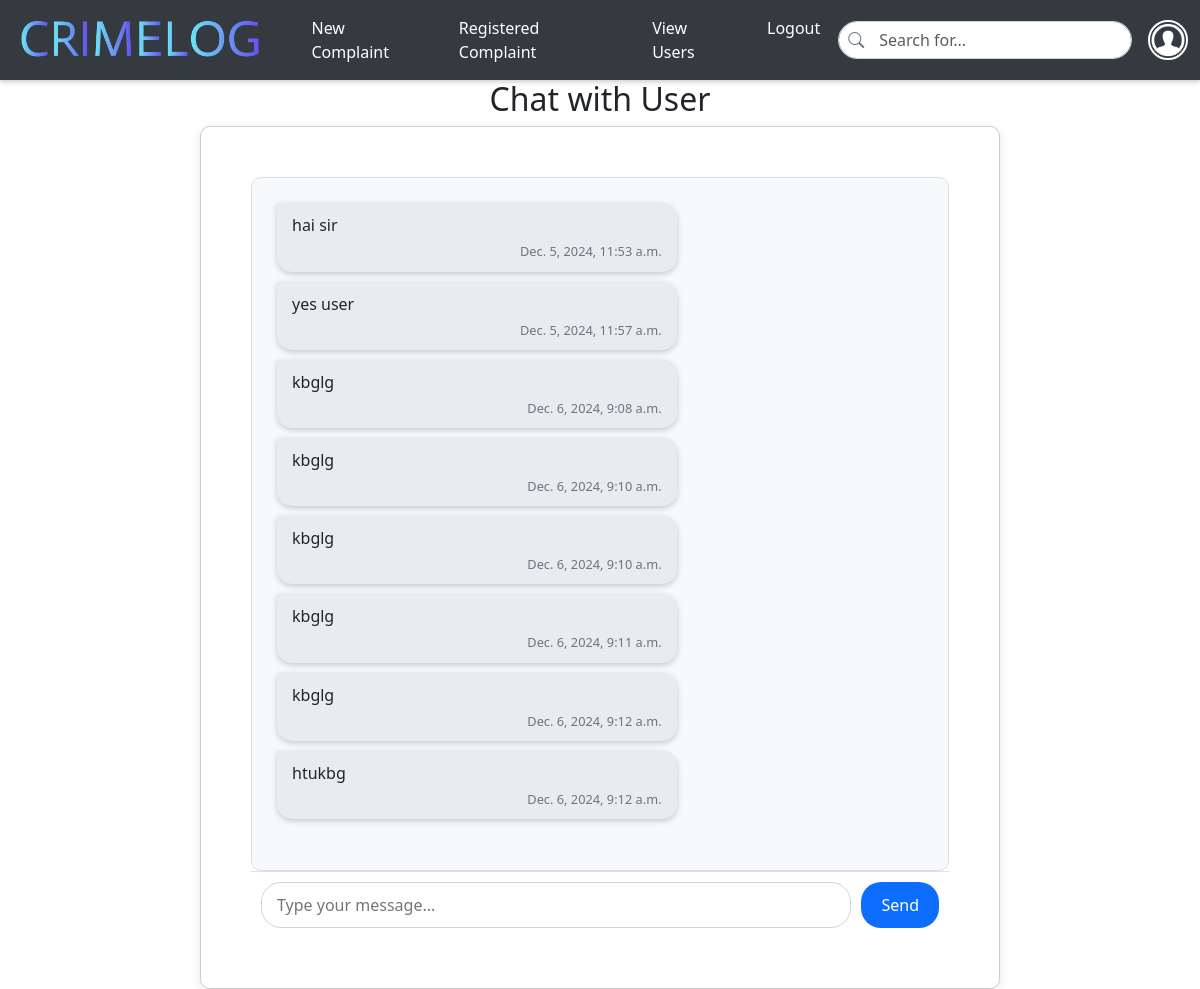
/messagee/ (signed in), run on an earlier commit of the app's database.
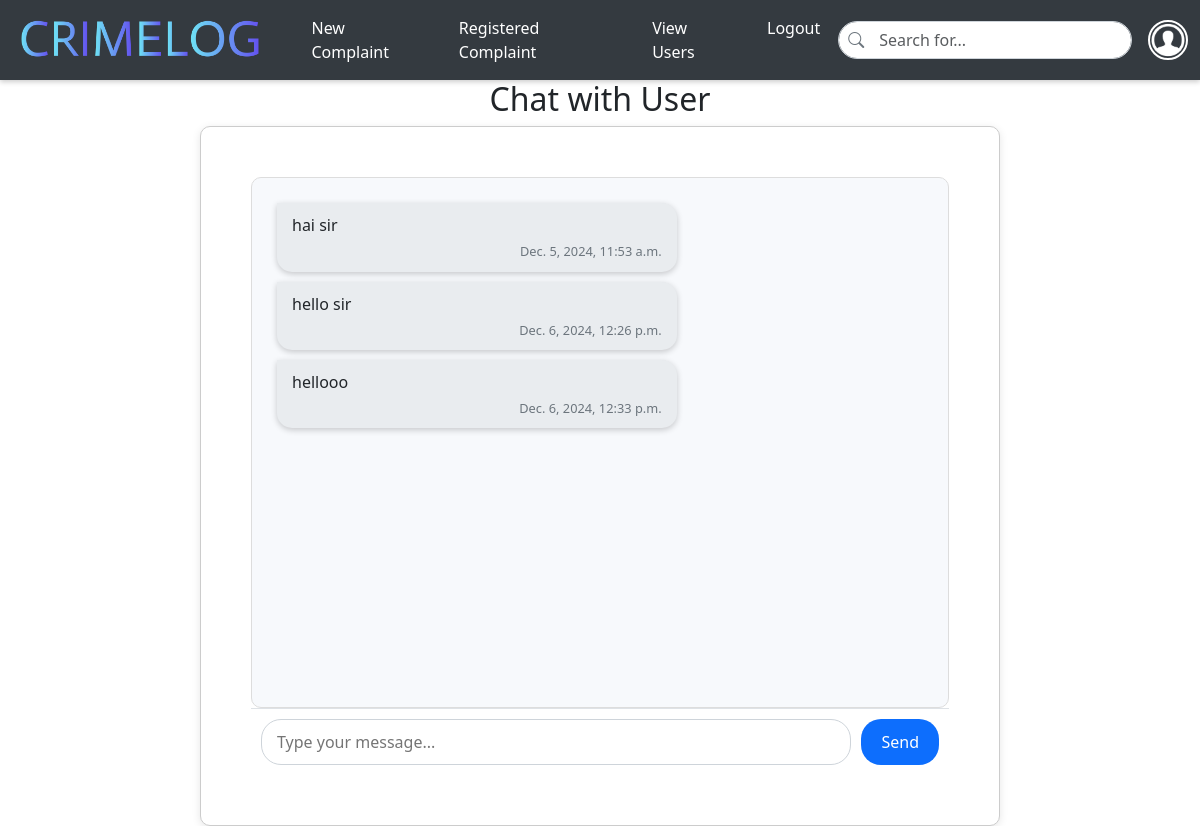
And on a later commit of the database.
### app/models.py (models this page shows, shortened)
class Chat(models.Model):
    police=models.ForeignKey(Police, on_delete=models.CASCADE)
    user=models.ForeignKey(User, on_delete=models.CASCADE)
    content = models.TextField()
    timestamp = models.DateTimeField(auto_now_add=True)
    is_read = models.BooleanField(default=False)

### app/views.py (the view)
# urls.py: path('messagee/', views.messagee, name='messagee'),
def messagee(req):
    if 'police' in req.session:  # Check if the police officer is logged in
        police_email = req.session.get('police')  # Get the police officer's email from the session
        police = Police.objects.get(Email=police_email)  # Retrieve the police object
        data1 = Chat.objects.filter(police=police).order_by('id')
        if req.method == 'POST':
            msg = req.POST.get('content')  # Get the message content
            user_id = req.POST.get('user_id')  # Get the user's ID from the form
            if msg and user_id:
                user = User.objects.get(pk=user_id)  # Retrieve the user object
                Chat.objects.create(police=police, user=user, content=msg)
        return render(req, 'police/messagee.html', {
            'data1': data1,
        })
    else:
        return redirect('login')  # Redirect to login if the police officer is not logged in

### templates/police/messagee.html (shortened to what this page needs)
<!DOCTYPE html>
<html lang="en">
<head>
    <link href="https://cdn.jsdelivr.net/npm/bootstrap@5.3.3/dist/css/bootstrap.min.css" rel="stylesheet">
    <link href="https://cdn.jsdelivr.net/npm/bootstrap-icons/font/bootstrap-icons.css" rel="stylesheet">
</head>
<body>
    <nav id="nav" class="navbar navbar-expand-lg navbar-dark sticky-top">
        <div class="container-fluid">
            <a class="navbar-brand" href="../view_complaints">
                <img id="logo" src="../static/images/logo.png" alt="Logo">
            </a>
            <div class="collapse navbar-collapse" id="mynavbar">
                <ul class="navbar-nav me-auto">
                    <li class="nav-item">
                        <a class="nav-link" href="../view_complaints">New Complaint</a>
                    </li>
                    <li class="nav-item">
                        <a class="nav-link" href="../complainthistory">Registered Complaint</a>
                    </li>
                    <li class="nav-item">
                        <a class="nav-link" href="../viewuser">View Users</a>
                    </li>
                    <li class="nav-item">
                        <a class="nav-link" href="../logout">Logout</a>
                    </li>
                </ul>
                <div class="search-bar">
                    <span class="search-icon"><i class="bi bi-search"></i></span>
                    <form method="post" action="{% url 'usersearch' %}">
                        <input class="form-control" type="text" name="query" placeholder="Search for...">
                    </form>
                </div>
                <div class="dropdown ms-3">
                    <button class="btn btn-link dropdown p-0 border-0" type="button" id="profileDropdown" data-bs-toggle="dropdown" aria-expanded="false">
                        <img src="static/images/profile.png" alt="Profile" class="profile-img">
                    </button>
                </div>
            </div>
        </div>
    </nav>
    <h2>Chat with User</h2>
     <div id="chat-container">
<div id="chat-box">
    {% for chat in data1 %}
    <div class="message {% if chat.sender == 'user' %}user-message{% else %}officer-message{% endif %}">
        <p class="message-content">{{ chat.content }}</p>
        <span class="timestamp">{{ chat.timestamp }}</span>
    </div>
    {% endfor %}
</div>
        <form id="message-input" method="POST">
            <textarea name="content" rows="1" placeholder="Type your message..."></textarea>
            <button type="submit">Send</button>
        </form>
    </div>
</body>
</html>

What changed in the data, as far as the page shows it:
no longer on this page (row edited): Chat: content "yes user", timestamp "Dec. 5, 2024, 11:57 a.m."
removed Chat: content "kbglg", timestamp "Dec. 6, 2024, 9:08 a.m."
removed Chat: content "kbglg", timestamp "Dec. 6, 2024, 9:10 a.m."
removed Chat: content "kbglg", timestamp "Dec. 6, 2024, 9:10 a.m."
removed Chat: content "kbglg", timestamp "Dec. 6, 2024, 9:11 a.m."
removed Chat: content "kbglg", timestamp "Dec. 6, 2024, 9:12 a.m."
removed Chat: content "htukbg", timestamp "Dec. 6, 2024, 9:12 a.m."
added Chat: content "hello sir", timestamp "Dec. 6, 2024, 12:26 p.m."
added Chat: content "hellooo", timestamp "Dec. 6, 2024, 12:33 p.m."
